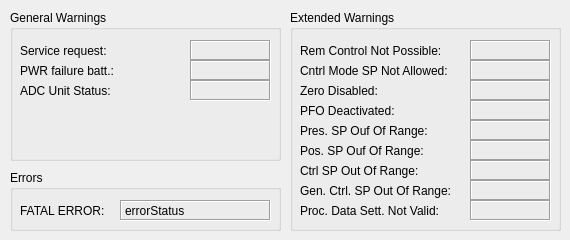
<?xml version="1.0" encoding="UTF-8"?>
<ui version="4.0">
 <class>Form</class>
 <widget class="QWidget" name="Form">
  <property name="geometry">
   <rect>
    <x>0</x>
    <y>0</y>
    <width>570</width>
    <height>240</height>
   </rect>
  </property>
  <property name="windowTitle">
   <string>${DEV}</string>
  </property>
  <widget class="QGroupBox" name="GenWarn">
   <property name="geometry">
    <rect>
     <x>10</x>
     <y>10</y>
     <width>271</width>
     <height>151</height>
    </rect>
   </property>
   <property name="title">
    <string>General Warnings</string>
   </property>
   <widget class="QLabel" name="ServiceReq">
    <property name="geometry">
     <rect>
      <x>10</x>
      <y>30</y>
      <width>131</width>
      <height>21</height>
     </rect>
    </property>
    <property name="text">
     <string>Service request:</string>
    </property>
   </widget>
   <widget class="PyDMLabel" name="serviceStatus">
    <property name="geometry">
     <rect>
      <x>180</x>
      <y>30</y>
      <width>81</width>
      <height>21</height>
     </rect>
    </property>
    <property name="toolTip">
     <string/>
    </property>
    <property name="frameShape">
     <enum>QFrame::Box</enum>
    </property>
    <property name="frameShadow">
     <enum>QFrame::Sunken</enum>
    </property>
    <property name="text">
     <string/>
    </property>
    <property name="precisionFromPV" stdset="0">
     <bool>false</bool>
    </property>
    <property name="channel" stdset="0">
     <string>ca://${DEV}:GEN_WARN:SERVICE_REQ_RBV</string>
    </property>
   </widget>
   <widget class="PyDMLabel" name="batteryStatus">
    <property name="geometry">
     <rect>
      <x>180</x>
      <y>50</y>
      <width>81</width>
      <height>21</height>
     </rect>
    </property>
    <property name="toolTip">
     <string/>
    </property>
    <property name="frameShape">
     <enum>QFrame::Box</enum>
    </property>
    <property name="frameShadow">
     <enum>QFrame::Sunken</enum>
    </property>
    <property name="text">
     <string/>
    </property>
    <property name="precisionFromPV" stdset="0">
     <bool>false</bool>
    </property>
    <property name="channel" stdset="0">
     <string>ca://${DEV}:GEN_WARN:POWER_FAIL_BATT_RBV</string>
    </property>
   </widget>
   <widget class="QLabel" name="PwrBatterStatus">
    <property name="geometry">
     <rect>
      <x>10</x>
      <y>50</y>
      <width>131</width>
      <height>21</height>
     </rect>
    </property>
    <property name="text">
     <string>PWR failure batt.:</string>
    </property>
   </widget>
   <widget class="QLabel" name="ADCUnitText">
    <property name="geometry">
     <rect>
      <x>10</x>
      <y>70</y>
      <width>131</width>
      <height>21</height>
     </rect>
    </property>
    <property name="text">
     <string>ADC Unit Status:</string>
    </property>
   </widget>
   <widget class="PyDMLabel" name="ADCUnitStatus">
    <property name="geometry">
     <rect>
      <x>180</x>
      <y>70</y>
      <width>81</width>
      <height>21</height>
     </rect>
    </property>
    <property name="toolTip">
     <string/>
    </property>
    <property name="frameShape">
     <enum>QFrame::Box</enum>
    </property>
    <property name="frameShadow">
     <enum>QFrame::Sunken</enum>
    </property>
    <property name="text">
     <string/>
    </property>
    <property name="precisionFromPV" stdset="0">
     <bool>false</bool>
    </property>
    <property name="channel" stdset="0">
     <string>ca://${DEV}:GEN_WARN:ADC_UNIT_STATUS_RBV</string>
    </property>
   </widget>
  </widget>
  <widget class="QGroupBox" name="groupBox_2">
   <property name="geometry">
    <rect>
     <x>10</x>
     <y>170</y>
     <width>271</width>
     <height>61</height>
    </rect>
   </property>
   <property name="title">
    <string>Errors</string>
   </property>
   <widget class="QLabel" name="label_5">
    <property name="geometry">
     <rect>
      <x>10</x>
      <y>30</y>
      <width>101</width>
      <height>21</height>
     </rect>
    </property>
    <property name="text">
     <string>FATAL ERROR:</string>
    </property>
   </widget>
   <widget class="PyDMLabel" name="errorStatus">
    <property name="geometry">
     <rect>
      <x>110</x>
      <y>30</y>
      <width>151</width>
      <height>21</height>
     </rect>
    </property>
    <property name="toolTip">
     <string/>
    </property>
    <property name="frameShape">
     <enum>QFrame::Box</enum>
    </property>
    <property name="frameShadow">
     <enum>QFrame::Sunken</enum>
    </property>
    <property name="text">
     <string>errorStatus</string>
    </property>
    <property name="precisionFromPV" stdset="0">
     <bool>false</bool>
    </property>
    <property name="channel" stdset="0">
     <string>ca://${DEV}:FATAL_ERR_RBV</string>
    </property>
   </widget>
  </widget>
  <widget class="QGroupBox" name="ExtWarn">
   <property name="geometry">
    <rect>
     <x>290</x>
     <y>10</y>
     <width>271</width>
     <height>221</height>
    </rect>
   </property>
   <property name="title">
    <string>Extended Warnings</string>
   </property>
   <widget class="QLabel" name="RemControlErrorText">
    <property name="geometry">
     <rect>
      <x>10</x>
      <y>30</y>
      <width>171</width>
      <height>21</height>
     </rect>
    </property>
    <property name="text">
     <string>Rem Control Not Possible:</string>
    </property>
   </widget>
   <widget class="PyDMLabel" name="RemControlError">
    <property name="geometry">
     <rect>
      <x>180</x>
      <y>30</y>
      <width>81</width>
      <height>21</height>
     </rect>
    </property>
    <property name="toolTip">
     <string/>
    </property>
    <property name="frameShape">
     <enum>QFrame::Box</enum>
    </property>
    <property name="frameShadow">
     <enum>QFrame::Sunken</enum>
    </property>
    <property name="text">
     <string/>
    </property>
    <property name="precisionFromPV" stdset="0">
     <bool>false</bool>
    </property>
    <property name="channel" stdset="0">
     <string>ca://${DEV}:EXT_WARN:REM_NOT_POSSIBLE_RBV</string>
    </property>
   </widget>
   <widget class="QLabel" name="CtrlModeSPErrorText">
    <property name="geometry">
     <rect>
      <x>10</x>
      <y>50</y>
      <width>171</width>
      <height>21</height>
     </rect>
    </property>
    <property name="text">
     <string>Cntrl Mode SP Not Allowed:</string>
    </property>
   </widget>
   <widget class="PyDMLabel" name="CtrrlModeSPError">
    <property name="geometry">
     <rect>
      <x>180</x>
      <y>50</y>
      <width>81</width>
      <height>21</height>
     </rect>
    </property>
    <property name="toolTip">
     <string/>
    </property>
    <property name="frameShape">
     <enum>QFrame::Box</enum>
    </property>
    <property name="frameShadow">
     <enum>QFrame::Sunken</enum>
    </property>
    <property name="text">
     <string/>
    </property>
    <property name="precisionFromPV" stdset="0">
     <bool>false</bool>
    </property>
    <property name="channel" stdset="0">
     <string>ca://${DEV}:EXT_WARN:CTRL_SP_NOT_ALLOWED_RBV</string>
    </property>
   </widget>
   <widget class="QLabel" name="ZeroDisabledText">
    <property name="geometry">
     <rect>
      <x>10</x>
      <y>70</y>
      <width>171</width>
      <height>21</height>
     </rect>
    </property>
    <property name="text">
     <string>Zero Disabled:</string>
    </property>
   </widget>
   <widget class="PyDMLabel" name="ZeroDisabled">
    <property name="geometry">
     <rect>
      <x>180</x>
      <y>70</y>
      <width>81</width>
      <height>21</height>
     </rect>
    </property>
    <property name="toolTip">
     <string/>
    </property>
    <property name="frameShape">
     <enum>QFrame::Box</enum>
    </property>
    <property name="frameShadow">
     <enum>QFrame::Sunken</enum>
    </property>
    <property name="text">
     <string/>
    </property>
    <property name="precisionFromPV" stdset="0">
     <bool>false</bool>
    </property>
    <property name="channel" stdset="0">
     <string>ca://${DEV}:EXT_WARN:ZERO_STATUS_RBV</string>
    </property>
   </widget>
   <widget class="QLabel" name="PFODeactivatedText">
    <property name="geometry">
     <rect>
      <x>10</x>
      <y>90</y>
      <width>171</width>
      <height>21</height>
     </rect>
    </property>
    <property name="text">
     <string>PFO Deactivated:</string>
    </property>
   </widget>
   <widget class="PyDMLabel" name="PFODeactivated">
    <property name="geometry">
     <rect>
      <x>180</x>
      <y>90</y>
      <width>81</width>
      <height>21</height>
     </rect>
    </property>
    <property name="toolTip">
     <string/>
    </property>
    <property name="frameShape">
     <enum>QFrame::Box</enum>
    </property>
    <property name="frameShadow">
     <enum>QFrame::Sunken</enum>
    </property>
    <property name="text">
     <string/>
    </property>
    <property name="precisionFromPV" stdset="0">
     <bool>false</bool>
    </property>
    <property name="channel" stdset="0">
     <string>ca://${DEV}:EXT_WARN:PFO_STATUS_RBV</string>
    </property>
   </widget>
   <widget class="QLabel" name="PresSpOORText">
    <property name="geometry">
     <rect>
      <x>10</x>
      <y>110</y>
      <width>171</width>
      <height>21</height>
     </rect>
    </property>
    <property name="text">
     <string>Pres. SP Ouf Of Range:</string>
    </property>
   </widget>
   <widget class="PyDMLabel" name="PresSpOOR">
    <property name="geometry">
     <rect>
      <x>180</x>
      <y>110</y>
      <width>81</width>
      <height>21</height>
     </rect>
    </property>
    <property name="toolTip">
     <string/>
    </property>
    <property name="frameShape">
     <enum>QFrame::Box</enum>
    </property>
    <property name="frameShadow">
     <enum>QFrame::Sunken</enum>
    </property>
    <property name="text">
     <string/>
    </property>
    <property name="precisionFromPV" stdset="0">
     <bool>false</bool>
    </property>
    <property name="channel" stdset="0">
     <string>ca://${DEV}:EXT_WARN:PRES_SP_OOR_RBV</string>
    </property>
   </widget>
   <widget class="QLabel" name="PpsSpOORText">
    <property name="geometry">
     <rect>
      <x>10</x>
      <y>130</y>
      <width>171</width>
      <height>21</height>
     </rect>
    </property>
    <property name="text">
     <string>Pos. SP Ouf Of Range:</string>
    </property>
   </widget>
   <widget class="PyDMLabel" name="PosSpOOR">
    <property name="geometry">
     <rect>
      <x>180</x>
      <y>130</y>
      <width>81</width>
      <height>21</height>
     </rect>
    </property>
    <property name="toolTip">
     <string/>
    </property>
    <property name="frameShape">
     <enum>QFrame::Box</enum>
    </property>
    <property name="frameShadow">
     <enum>QFrame::Sunken</enum>
    </property>
    <property name="text">
     <string/>
    </property>
    <property name="precisionFromPV" stdset="0">
     <bool>false</bool>
    </property>
    <property name="channel" stdset="0">
     <string>ca://${DEV}:EXT_WARN:POS_SP_OOR_RBV</string>
    </property>
   </widget>
   <widget class="QLabel" name="CtrlSpOORText">
    <property name="geometry">
     <rect>
      <x>10</x>
      <y>150</y>
      <width>171</width>
      <height>21</height>
     </rect>
    </property>
    <property name="text">
     <string>Ctrl SP Out Of Range:</string>
    </property>
   </widget>
   <widget class="PyDMLabel" name="CtrlSpOOR">
    <property name="geometry">
     <rect>
      <x>180</x>
      <y>150</y>
      <width>81</width>
      <height>21</height>
     </rect>
    </property>
    <property name="toolTip">
     <string/>
    </property>
    <property name="frameShape">
     <enum>QFrame::Box</enum>
    </property>
    <property name="frameShadow">
     <enum>QFrame::Sunken</enum>
    </property>
    <property name="text">
     <string/>
    </property>
    <property name="precisionFromPV" stdset="0">
     <bool>false</bool>
    </property>
    <property name="channel" stdset="0">
     <string>ca://${DEV}:EXT_WARN:CTRL_SP_OOR_RBV</string>
    </property>
   </widget>
   <widget class="QLabel" name="GenCtrlSpOORText">
    <property name="geometry">
     <rect>
      <x>10</x>
      <y>170</y>
      <width>171</width>
      <height>21</height>
     </rect>
    </property>
    <property name="text">
     <string>Gen. Ctrl. SP Out Of Range:</string>
    </property>
   </widget>
   <widget class="PyDMLabel" name="GenCtrlSpOOR">
    <property name="geometry">
     <rect>
      <x>180</x>
      <y>170</y>
      <width>81</width>
      <height>21</height>
     </rect>
    </property>
    <property name="toolTip">
     <string/>
    </property>
    <property name="frameShape">
     <enum>QFrame::Box</enum>
    </property>
    <property name="frameShadow">
     <enum>QFrame::Sunken</enum>
    </property>
    <property name="text">
     <string/>
    </property>
    <property name="precisionFromPV" stdset="0">
     <bool>false</bool>
    </property>
    <property name="channel" stdset="0">
     <string>ca://${DEV}:EXT_WARN:GENCTRL_SP_OOR_RBV</string>
    </property>
   </widget>
   <widget class="QLabel" name="ProcDataSettText">
    <property name="geometry">
     <rect>
      <x>10</x>
      <y>190</y>
      <width>171</width>
      <height>21</height>
     </rect>
    </property>
    <property name="text">
     <string>Proc. Data Sett. Not Valid:</string>
    </property>
   </widget>
   <widget class="PyDMLabel" name="ProcDataSett">
    <property name="geometry">
     <rect>
      <x>180</x>
      <y>190</y>
      <width>81</width>
      <height>21</height>
     </rect>
    </property>
    <property name="toolTip">
     <string/>
    </property>
    <property name="frameShape">
     <enum>QFrame::Box</enum>
    </property>
    <property name="frameShadow">
     <enum>QFrame::Sunken</enum>
    </property>
    <property name="text">
     <string/>
    </property>
    <property name="precisionFromPV" stdset="0">
     <bool>false</bool>
    </property>
    <property name="channel" stdset="0">
     <string>ca://${DEV}:EXT_WARN:PROC_DATA_NOT_VALID_RBV</string>
    </property>
   </widget>
  </widget>
 </widget>
 <customwidgets>
  <customwidget>
   <class>PyDMLabel</class>
   <extends>QLabel</extends>
   <header>pydm.widgets.label</header>
  </customwidget>
 </customwidgets>
 <resources/>
 <connections/>
</ui>
